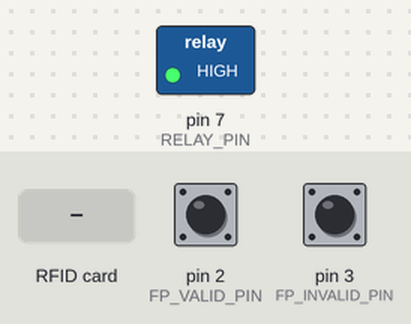
Recording of a sketch running on a simulated Arduino Nano, built with avr-gcc and run on an emulated ATmega328P. Shown: switched loads named in the sketch (green lamp = pin HIGH). The inputs (shaded band) are chosen by the test bench; at power-on: pin 2 (FP_VALID_PIN) HIGH, pin 3 (FP_INVALID_PIN) HIGH. Pins used as bus, display or sensor lines are not drawn; what the sketch prints to the serial monitor is not drawn.

Above: at 1.2 s.
1.3 s: RFID card DE AD BE EF held to the reader
2.8 s: pin 2 (FP_VALID_PIN) pulled LOW for 0.15 s
At 4.0 s:
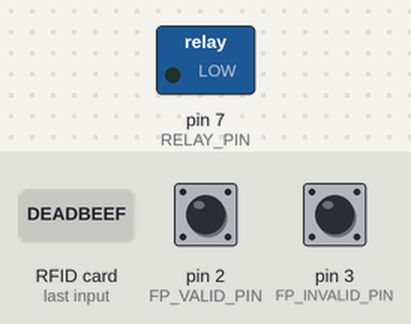
5.9 s: RFID card A1 B2 C3 D4 held to the reader
8.9 s: pin 3 (FP_INVALID_PIN) pulled LOW for 0.15 s
10.5 s: RFID card 5E 7A 19 C4 held to the reader
Timing chart, 0 to 13.0 s (numbered marks = the images above; inputs shaded):
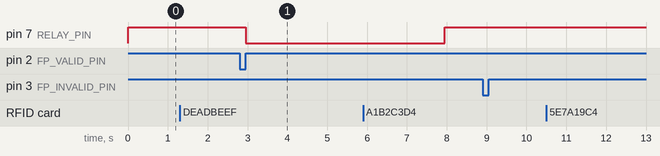

The sketch:

rfid_relay.ino
```cpp
/*
  Sistem Keamanan Motor — RFID + Fingerprint + Relay
  Board   : Arduino Nano
  Library : MFRC522 (by GithubCommunity)
            Adafruit_Fingerprint (hanya untuk hardware asli)

  -------- WIRING (sama untuk Wokwi & Hardware) --------
  RFID-RC522 → Nano
    SDA  → D10
    SCK  → D13
    MOSI → D11
    MISO → D12
    RST  → D9
    GND  → GND
    3.3V → 3.3V

  Relay → Nano
    VCC → 5V
    GND → GND
    IN  → D7

  Relay Output → LED
    Nano 5V → COM
    NO      → Resistor 220Ω → LED(+)
    LED(-)  → GND

  -------- WIRING FINGERPRINT --------
  [WOKWI - simulasi pakai 2 push button]
    Button "Valid Finger"  : 1 kaki → D2,  kaki lain → GND
    Button "Invalid Finger": 1 kaki → D3,  kaki lain → GND
    (pakai INPUT_PULLUP, jadi tidak perlu resistor)

  [HARDWARE ASLI - sensor AS608 / R307]
    VCC (merah)   → 5V    (atau 3.3V untuk modul tertentu, cek datasheet)
    GND (hitam)   → GND
    TX  (kuning)  → D2    (RX SoftwareSerial Nano)
    RX  (putih)   → D3    (TX SoftwareSerial Nano)
    Untuk pakai mode hardware: hapus baris "#define SIMULATE_FINGERPRINT"
*/

#define SIMULATE_FINGERPRINT   // <- comment baris ini kalau pakai sensor asli

#include <SPI.h>
#include <MFRC522.h>

#ifndef SIMULATE_FINGERPRINT
  #include <SoftwareSerial.h>
  #include <Adafruit_Fingerprint.h>
#endif

// ===================== PIN =====================
#define SS_PIN          10
#define RST_PIN         9
#define RELAY_PIN       7
#define FP_VALID_PIN    2    // Wokwi: tombol valid  | Hardware: RX SoftwareSerial
#define FP_INVALID_PIN  3    // Wokwi: tombol salah  | Hardware: TX SoftwareSerial

// ===================== KONFIGURASI =====================
#define RELAY_ON        LOW   // relay active-LOW (paling umum)
#define RELAY_OFF       HIGH

const unsigned long FP_TIMEOUT  = 10000; // 10 detik untuk scan jari
const unsigned long ON_DURATION = 5000;  // 5 detik motor/LED nyala

// UID kartu RFID yang diizinkan (Wokwi default: "DE AD BE EF")
const String allowedUIDs[] = {
  "DE AD BE EF",
  "A1 B2 C3 D4"
};
const int allowedCount = sizeof(allowedUIDs) / sizeof(allowedUIDs[0]);

// ID sidik jari yang diizinkan (hanya dipakai mode hardware)
const int allowedFingerIDs[] = { 1, 2, 3 };
const int allowedFingerCount = sizeof(allowedFingerIDs) / sizeof(allowedFingerIDs[0]);

// ===================== OBJEK =====================
MFRC522 rfid(SS_PIN, RST_PIN);

#ifndef SIMULATE_FINGERPRINT
  SoftwareSerial fpSerial(FP_VALID_PIN, FP_INVALID_PIN); // RX, TX
  Adafruit_Fingerprint finger(&fpSerial);
#endif

// ===================== SETUP =====================
void setup() {
  Serial.begin(9600);

  pinMode(RELAY_PIN, OUTPUT);
  digitalWrite(RELAY_PIN, RELAY_OFF);

#ifdef SIMULATE_FINGERPRINT
  pinMode(FP_VALID_PIN, INPUT_PULLUP);
  pinMode(FP_INVALID_PIN, INPUT_PULLUP);
#else
  finger.begin(57600);
  if (!finger.verifyPassword()) {
    Serial.println(F("[!] Sensor fingerprint tidak terdeteksi"));
  }
#endif

  SPI.begin();
  rfid.PCD_Init();

  Serial.println(F("=== Sistem Keamanan Motor ==="));
  Serial.println(F("Langkah 1: Tap kartu RFID"));
}

// ===================== LOOP =====================
void loop() {
  if (!rfid.PICC_IsNewCardPresent()) return;
  if (!rfid.PICC_ReadCardSerial())   return;

  String uid = readUID();
  Serial.print(F("UID: "));
  Serial.println(uid);

  rfid.PICC_HaltA();
  rfid.PCD_StopCrypto1();

  if (!isAuthorizedUID(uid)) {
    Serial.println(F("[X] Kartu tidak terdaftar"));
    Serial.println(F("---"));
    return;
  }

  Serial.println(F("[OK] Kartu valid"));
  Serial.println(F("Langkah 2: Letakkan jari (10 detik)..."));

  if (waitForFingerprint()) {
    Serial.println(F("[OK] Sidik jari valid — MOTOR ON"));
    digitalWrite(RELAY_PIN, RELAY_ON);
    delay(ON_DURATION);
    digitalWrite(RELAY_PIN, RELAY_OFF);
    Serial.println(F("MOTOR OFF"));
  } else {
    Serial.println(F("[X] Sidik jari salah / timeout"));
  }

  Serial.println(F("---"));
  Serial.println(F("Tap kartu lagi untuk mulai"));
}

// ===================== FINGERPRINT =====================
bool waitForFingerprint() {
  unsigned long start = millis();

#ifdef SIMULATE_FINGERPRINT
  while (millis() - start < FP_TIMEOUT) {
    if (digitalRead(FP_VALID_PIN) == LOW) {
      delay(50); // debounce
      while (digitalRead(FP_VALID_PIN) == LOW); // tunggu lepas
      return true;
    }
    if (digitalRead(FP_INVALID_PIN) == LOW) {
      delay(50);
      while (digitalRead(FP_INVALID_PIN) == LOW);
      return false;
    }
  }
  return false;

#else
  while (millis() - start < FP_TIMEOUT) {
    uint8_t p = finger.getImage();
    if (p != FINGERPRINT_OK) continue;
    if (finger.image2Tz() != FINGERPRINT_OK) continue;
    if (finger.fingerSearch() != FINGERPRINT_OK) return false;

    int id = finger.fingerID;
    Serial.print(F("ID terdeteksi: "));
    Serial.println(id);
    for (int i = 0; i < allowedFingerCount; i++) {
      if (id == allowedFingerIDs[i]) return true;
    }
    return false;
  }
  return false;
#endif
}

// ===================== RFID HELPER =====================
String readUID() {
  String uid = "";
  for (byte i = 0; i < rfid.uid.size; i++) {
    if (rfid.uid.uidByte[i] < 0x10) uid += "0";
    uid += String(rfid.uid.uidByte[i], HEX);
    if (i < rfid.uid.size - 1) uid += " ";
  }
  uid.toUpperCase();
  return uid;
}

bool isAuthorizedUID(const String &uid) {
  for (int i = 0; i < allowedCount; i++) {
    if (uid == allowedUIDs[i]) return true;
  }
  return false;
}
```

Measured:
- after the input at 1.3 s, every drawn part: stays the same
- after the input at 2.8 s, pin 7 (RELAY_PIN): HIGH → LOW after 0.15 s
- after the input at 8.9 s, every drawn part: stays the same
- after the input at 10.5 s, every drawn part: stays the same
